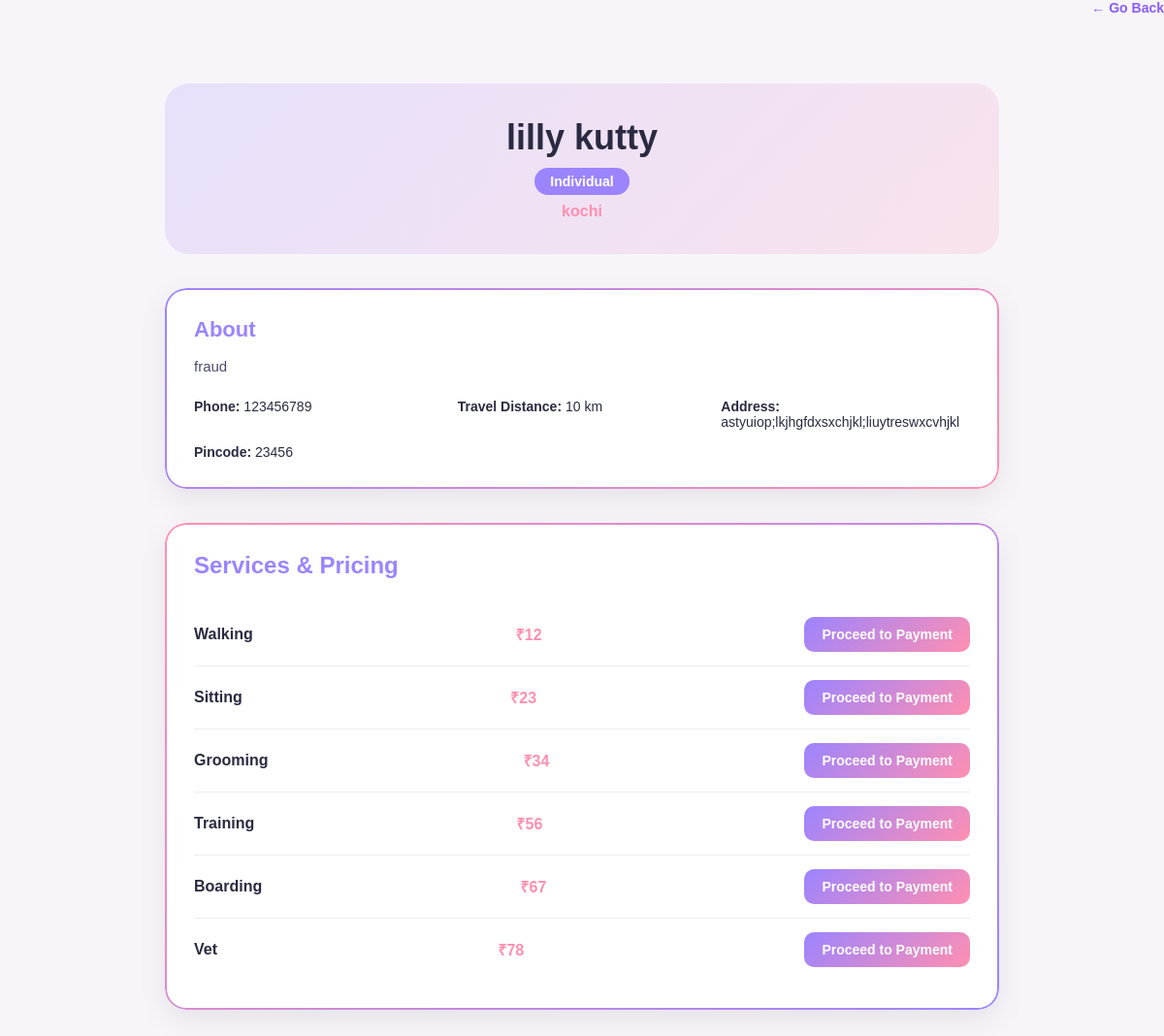
The page /booknow/16/?service= on the database its author committed.
### PetCare/models.py (models this page shows, shortened)
class ServiceProvider(models.Model):
    PROVIDER_TYPE = (
        ('individual', 'Individual'),
        ('organization', 'Organization / Company'),
    )
    ID_TYPE = (
        ('aadhaar', 'Aadhaar'),
        ('pan', 'PAN'),
        ('passport', 'Passport'),
    )
    user = models.OneToOneField(Profile, on_delete=models.CASCADE)
    full_name = models.CharField(max_length=100,null=True,blank=True)
    phone_number = models.CharField(max_length=15,null=True,blank=True)
    provider_type = models.CharField(max_length=20, choices=PROVIDER_TYPE,null=True,blank=True)
    bio = models.TextField(null=True,blank=True)
    city = models.CharField(max_length=50,null=True,blank=True)
    address = models.TextField(null=True,blank=True)
    pincode = models.CharField(max_length=10,null=True,blank=True)
    latitude = models.CharField(max_length=50,null=True,blank=True)
    longitude = models.CharField(max_length=50,null=True,blank=True)
    travel_distance = models.PositiveIntegerField(null=True,blank=True)
    services = models.JSONField(null=True,blank=True)  # store selected services
    id_type = models.CharField(max_length=20, choices=ID_TYPE,null=True,blank=True)
    id_number = models.CharField(max_length=50,unique=True,null=True,blank=True,help_text="Government ID number")
    id_proof = models.FileField(upload_to='providers/id/',null=True,blank=True)
    grooming_certificate = models.FileField(upload_to='providers/certificates/',null=True,blank=True)
    vet_license = models.FileField(upload_to='providers/certificates/',null=True,blank=True)
    training_certificate = models.FileField(upload_to='providers/certificates/',null=True,blank=True)
    organization_registration = models.FileField(upload_to='providers/certificates/',null=True,blank=True)
    is_verified = models.BooleanField(default=False)

### PetCare/views.py (the view)
# urls.py: path('booknow/<int:provider_id>/',views.booknow,name='booknow'),
def booknow(request,provider_id):
    provider = get_object_or_404(
        ServiceProvider,
        id=provider_id,
        is_verified=True
    )
    return render(request,'customer/booknow.html', {
        "provider": provider
    })

### PetCare/templates/customer/booknow.html (shortened to what this page needs)
{% load static %}
<!DOCTYPE html>
<html lang="en">
<head>
    <link rel="stylesheet" href="{% static 'css/customer/booknow.css' %}">
</head>
<body>
<button type="button" class="back-btn" onclick="window.history.back()">
    ← Go Back
</button>
<div class="page">
    <div class="provider-header">
        <h1>{{ provider.full_name }}</h1>
        <span class="badge">{{ provider.get_provider_type_display }}</span>
        <p class="city">{{ provider.city }}</p>
    </div>
    <div class="info-card">
        <h3>About</h3>
        <p>{{ provider.bio|default:"No description provided." }}</p>
        <div class="info-grid">
            <div><strong>Phone:</strong> {{ provider.phone_number }}</div>
            <div><strong>Travel Distance:</strong> {{ provider.travel_distance }} km</div>
            <div><strong>Address:</strong> {{ provider.address }}</div>
            <div><strong>Pincode:</strong> {{ provider.pincode }}</div>
        </div>
    </div>
    <div class="services-card">
        <h3>Services & Pricing</h3>
        {% if provider.services %}
    {% for service, price in provider.services.items %}
        <div class="service-row">
            <span class="service-name">{{ service|title }}</span>
            <span class="price">₹{{ price }}</span>
            <a href="{% url 'slot_booking' provider.id %}?service={{ service }}"class="book-btn">
                Proceed to Payment
            </a>
        </div>
    {% endfor %}
{% else %}
    <p>No services listed</p>
{% endif %}
    </div>
</div>
</body>
</html>

### PetCare/static/css/customer/booknow.css (style rules this page uses)
* { margin: 0; padding: 0; box-sizing: border-box; font-family: "Montserrat", sans-serif; }
body { background: #F7F5FA; color: #2A2A42; }
a { text-decoration: none; }
.page { max-width: 900px; margin: 50px auto; padding: 20px; }
.provider-header { background: linear-gradient( 135deg, rgba(156, 132, 255, 0.18), rgba(255, 143, 177, 0.18) ); padding: 35px; border-radius: 25px; text-align: center; margin-bottom: 35px; }
.provider-header h1 { font-size: 36px; font-weight: 800; color: #2A2A42; }
.provider-header .badge { display: inline-block; margin-top: 10px; padding: 6px 16px; border-radius: 20px; background: #9C84FF; color: #fff; font-size: 14px; font-weight: 600; }
.provider-header .city { margin-top: 8px; font-size: 16px; font-weight: 600; color: #FF8FB1; }
.info-card { background: #fff; padding: 30px; border-radius: 22px; box-shadow: 0 10px 30px rgba(0,0,0,0.08); margin-bottom: 35px; position: relative; }
.info-card::before { content: ""; position: absolute; inset: 0; border-radius: 22px; padding: 2px; background: linear-gradient(135deg, #9C84FF, #FF8FB1); -webkit-mask: linear-gradient(#fff 0 0) content-box, linear-gradient(#fff 0 0); -webkit-mask-composite: xor; mask-composite: exclude; pointer-events: none; }
.info-card h3 { font-size: 22px; font-weight: 700; margin-bottom: 12px; color: #9C84FF; }
.info-card p { font-size: 15px; line-height: 1.7; color: #4C4C70; margin-bottom: 20px; }
.info-grid { display: grid; grid-template-columns: repeat(auto-fit, minmax(220px, 1fr)); gap: 15px; font-size: 14px; }
.services-card { background: #fff; padding: 30px; border-radius: 22px; box-shadow: 0 10px 30px rgba(0,0,0,0.08); position: relative; }
.services-card::before { content: ""; position: absolute; inset: 0; border-radius: 22px; padding: 2px; background: linear-gradient(135deg, #FF8FB1, #9C84FF); -webkit-mask: linear-gradient(#fff 0 0) content-box, linear-gradient(#fff 0 0); -webkit-mask-composite: xor; mask-composite: exclude; pointer-events: none; }
.services-card h3 { font-size: 24px; font-weight: 800; margin-bottom: 25px; color: #9C84FF; }
.service-row { display: flex; align-items: center; justify-content: space-between; gap: 15px; padding: 14px 0; border-bottom: 1px solid #eee; }
.service-row:last-child { border-bottom: none; }
.service-name { font-weight: 600; color: #2A2A42; }
.price { font-weight: 700; color: #FF8FB1; }
.book-btn { padding: 10px 18px; border-radius: 10px; background: linear-gradient(135deg, #9C84FF, #FF8FB1); color: #fff; font-weight: 700; font-size: 14px; border: none; cursor: pointer; transition: 0.3s; white-space: nowrap; }
.back-btn { background: transparent; border: none; color: #8b5cf6; font-size: 14px; font-weight: 600; cursor: pointer; display: block; margin-left: auto; margin-bottom: 12px; }

### rows shown on the page
ServiceProvider: full_name "lilly kutty", provider_type "Individual", city "kochi", bio "fraud", phone_number "123456789", travel_distance "10", address "astyuiop;lkjhgfdxsxchjkl;liuytreswxcvhjkl", pincode "23456"

### other values the page prints
{{ service|title }} "Walking" "Sitting" "Grooming" "Training" "Boarding" "Vet"
{{ price }} "12" "23" "34" "56" "67" "78"
